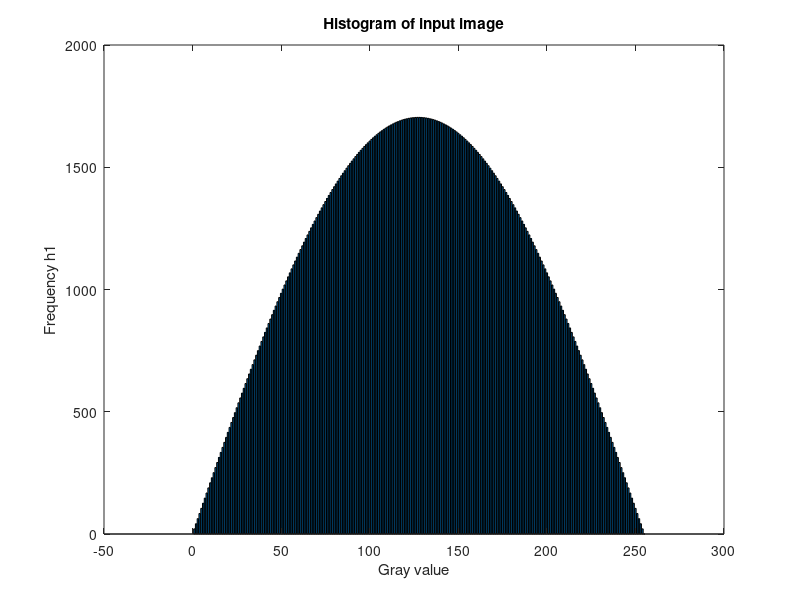
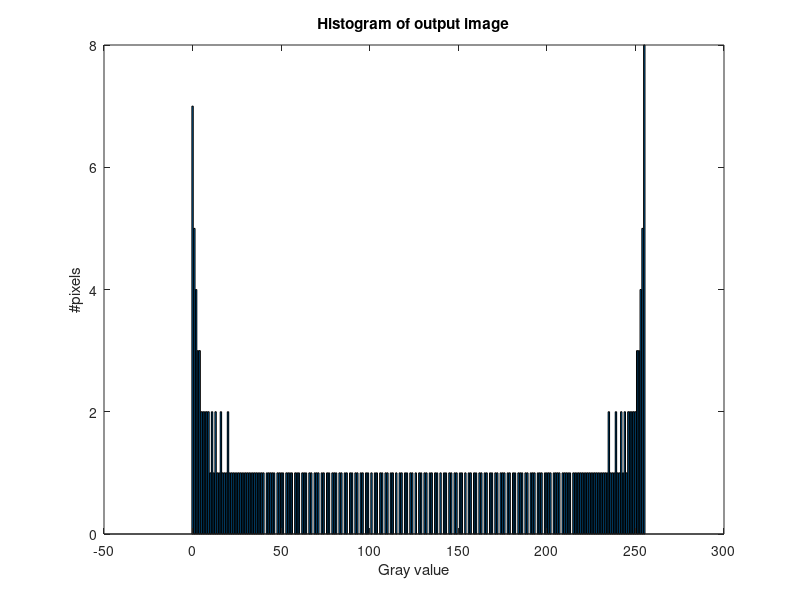

The MATLAB source for these figures, in order:
%get L, total number of gray levels, 8 bits
L = 2^8; % 256 grey levels, so it needs to be divided into 256 bins

% H(D)=1704sin(πD/ 255)
x=0:(L-1);
y = 1704*sin(pi*x/255);
bar(x,y);
xlabel('Gray value');
ylabel('Frequency h1');
title("Histogram of input image");

% step 0,
% get n, total number of pixels
h = @(x) 1704*sin(pi*x/255);
N = round(integral(h,0,255));

% get each gray level #pixels
n = zeros(1, 256);
for i =1:L
    n(i) = round(1704*sin(pi*(i-1)/255));
    %fprintf("i: %d, %d\n",i-1,n(i));
end

% Applying the transforamtion
t = zeros(1,256);
t(1)=n(1);
for i = 2:L
    t(i)=n(i)+t(i-1);
    %fprintf("i: %d, %d\n",i-1,t(i));
end
%disp(t);
fprintf("\n");
s =zeros(1,256);
for i = 1:L
    p = t(i)/N;
    index = round(p*(L-1));
    s(index+1)=s(index+1)+1;
end
figure;
bar(x,s);
xlabel('Gray value');
ylabel('#pixels');
title("Histogram of output image");
